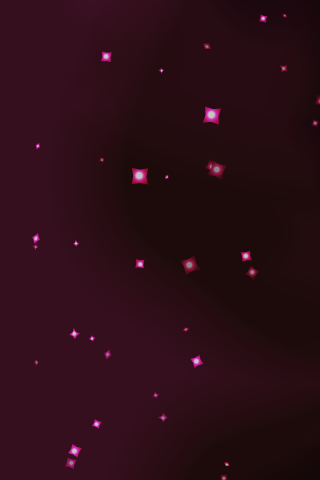

Rendered tile map (Tiled .tmx) drawn with the repository's tilesets; below, a short description and the full map source, tile grids included:
An orthogonal 10x15 tile map with 32x32 px tiles, 1 tile layer (Tile Layer 1).

<map version="1.4" tiledversion="1.4.1" orientation="orthogonal" renderorder="right-down" width="10" height="15" tilewidth="32" tileheight="32" infinite="0" nextlayerid="2" nextobjectid="1">
 <tileset firstgid="1" source="AdonisTileSet.tsx" />
 <layer id="1" name="Tile Layer 1" width="10" height="15">
  <data encoding="csv">
4647,4648,4649,4650,4651,4652,4653,4654,4655,4656,
4849,4850,4851,4852,4853,4854,4855,4856,4857,4858,
5051,5052,5053,5054,5055,5056,5057,5058,5059,5060,
5253,5254,5255,5256,5257,5258,5259,5260,5261,5262,
5455,5456,5457,5458,5459,5460,5461,5462,5463,5464,
5657,5658,5659,5660,5661,5662,5663,5664,5665,5666,
5859,5860,5861,5862,5863,5864,5865,5866,5867,5868,
6061,6062,6063,6064,6065,6066,6067,6068,6069,6070,
6263,6264,6265,6266,6267,6268,6269,6270,6271,6272,
6465,6466,6467,6468,6469,6470,6471,6472,6473,6474,
6667,6668,6669,6670,6671,6672,6673,6674,6675,6676,
6869,6870,6871,6872,6873,6874,6875,6876,6877,6878,
7071,7072,7073,7074,7075,7076,7077,7078,7079,7080,
7273,7274,7275,7276,7277,7278,7279,7280,7281,7282,
7475,7476,7477,7478,7479,7480,7481,7482,7483,7484
</data>
 </layer>
</map>
